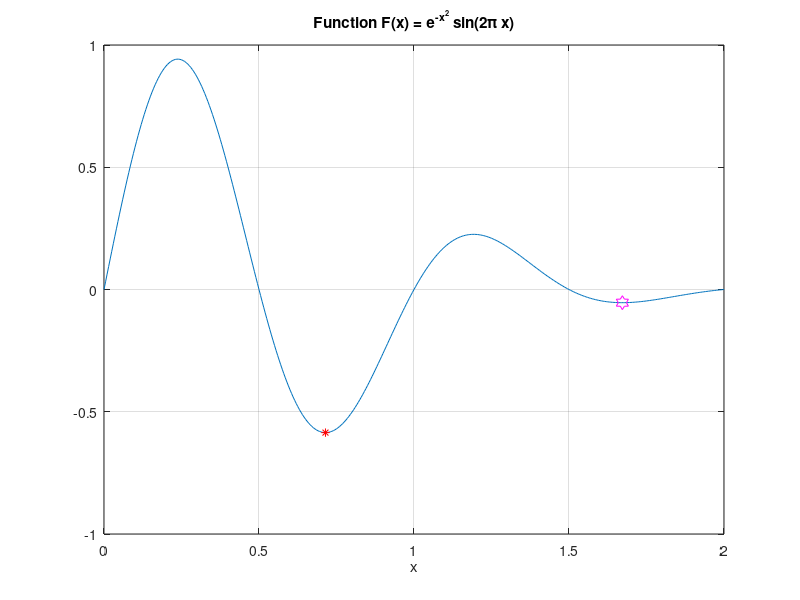
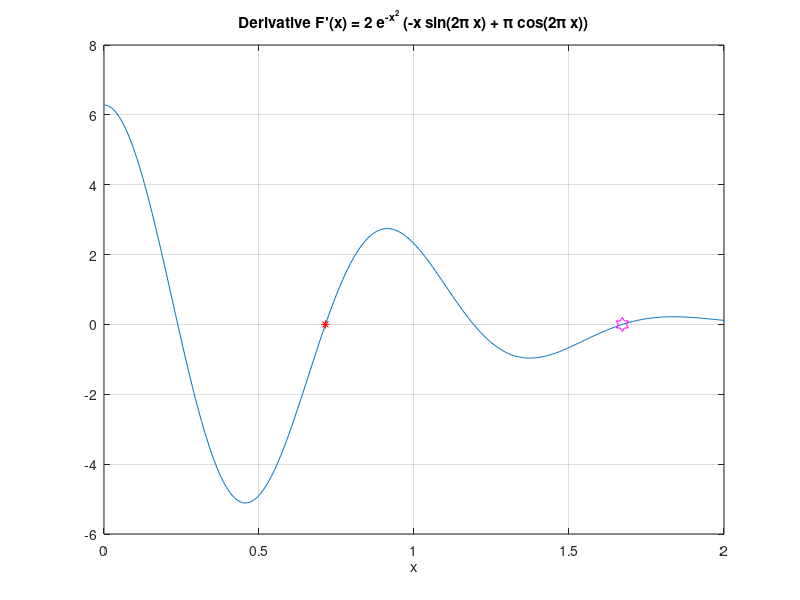

Write the MATLAB code that produced these figures, in order.
% MATH2089: File = exnle2.m
% Nonlinear equations example 2 - finding minimum

format compact

% Define function
func = @(x) exp(-x.^2) .* sin(2*pi*x);
deriv = @(x) (-2*x).*exp(-x.^2).*sin(2*pi*x) + (2*pi)*exp(-x.^2).*cos(2*pi*x);

% Starting point for root on [0.5, 1]
x0 = 0.75
x1 = fzero(deriv, x0)
f1 = func(x1)
df1 = deriv(x1)

% Starting point for root on [1.5, 2]
x0 = 1.75
x2 = fzero(deriv, x0)
f2 = func(x2)
df2 = deriv(x2)

xplt = linspace(0, 2, 401);
fplt = func(xplt);
dfplt = deriv(xplt);
figure(1)
plot(xplt, fplt, x1, f1, 'r*', x2, f2, 'mh', 'MarkerSize', 10)
grid on
xlabel('x')
title('Function F(x) = e^{-x^2} sin(2\pi x)')
figure(2)
plot(xplt, dfplt, x1, df1, 'r*', x2, df2, 'mh', 'MarkerSize', 10)
grid on
xlabel('x')
title('Derivative F''(x) = 2 e^{-x^2} (-x sin(2\pi x) + \pi cos(2\pi x))')

